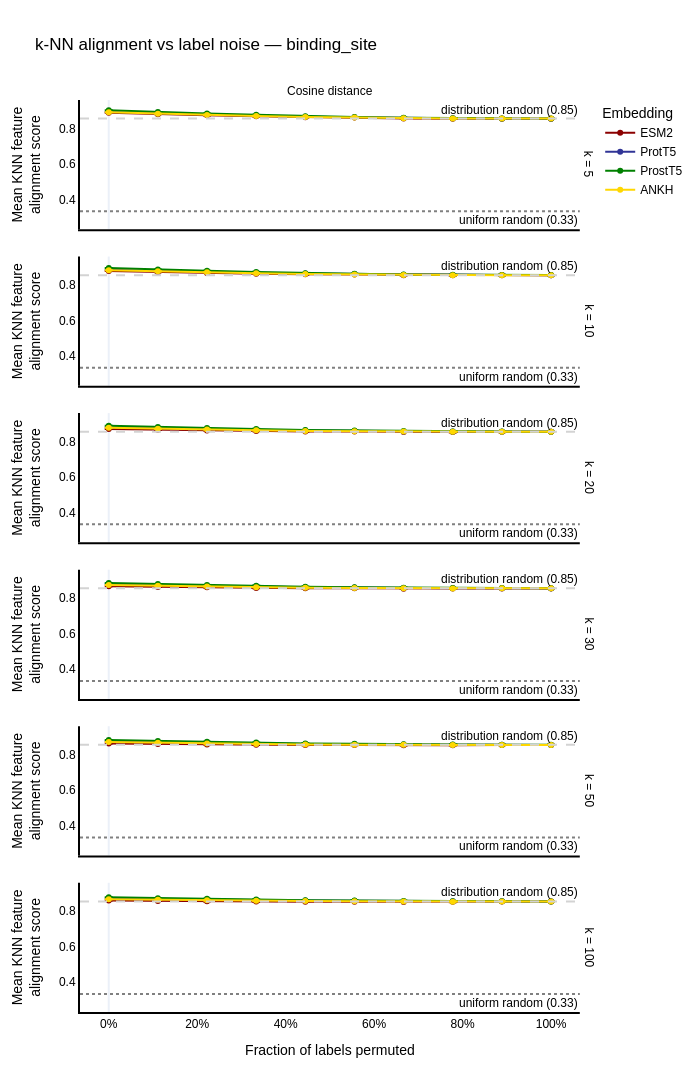

Write notebook code for a chart like this one.
### Markdown cell above
### 5b — Label noise robustness

Progressively corrupt a fraction of labels while embedding geometry stays fixed.
This reveals how geometrically tight the class structure really is.

### Code cell
%reload_ext autoreload
%autoreload 2
from emmaemb.vizualisation import (
    plot_knn_alignment_across_k,
    plot_knn_alignment_vs_class_balance,
    plot_knn_alignment_vs_feature_noise,
)
fig_noise = plot_knn_alignment_vs_feature_noise(
    emma=ema,
    feature=feature,
    emb_spaces=models,
    k_values=k_values,
    metrics=["cosine"],
    n_noise_steps=10,
    n_repeats=5,
    seed=42,
    color_discrete_map=colors,
    show_random_baselines=True,
)
fig_noise.update_layout(width=700)
fig_noise.show()

### Figure 1 — Plotly figure (JSON) as saved in the notebook; plotly's stock layout.template omitted (floating-point values rounded to 4 significant figures)
{"data": [{"error_y": {"array": [0.0, 0.0006844, 0.0008741, 0.001582, 0.001359, 0.0007305, 0.000871, 0.001874, 0.002272, 0.001257]}, "hovertemplate": "Embedding=ESM2<br>k=5<br>Metric=Cosine distance<br>Fraction of labels permuted=%{x}<br>Mean KNN feature<br>alignment score=%{y}<extra></extra>", "legendgroup": "ESM2", "line": {"color": "#8B0000", "dash": "solid"}, "marker": {"symbol": "circle"}, "mode": "lines+markers", "name": "ESM2", "orientation": "v", "showlegend": true, "type": "scatter", "x": [0.0, 0.1111, 0.2222, 0.3333, 0.4444, 0.5556, 0.6667, 0.7778, 0.8889, 1.0], "xaxis": "x6", "y": [0.8882, 0.88, 0.8738, 0.868, 0.8627, 0.8606, 0.8558, 0.8548, 0.8547, 0.8541], "yaxis": "y6"}, {"error_y": {"array": [0.0, 0.0004627, 0.0003113, 0.001185, 0.0009481, 0.0007853, 0.0005231, 0.001479, 0.0008241, 0.001019]}, "hovertemplate": "Embedding=ProtT5<br>k=5<br>Metric=Cosine distance<br>Fraction of labels permuted=%{x}<br>Mean KNN feature<br>alignment score=%{y}<extra></extra>", "legendgroup": "ProtT5", "line": {"color": "#303496", "dash": "solid"}, "marker": {"symbol": "circle"}, "mode": "lines+markers", "name": "ProtT5", "orientation": "v", "showlegend": true, "type": "scatter", "x": [0.0, 0.1111, 0.2222, 0.3333, 0.4444, 0.5556, 0.6667, 0.7778, 0.8889, 1.0], "xaxis": "x6", "y": [0.8924, 0.8842, 0.8774, 0.8712, 0.8657, 0.862, 0.8582, 0.8566, 0.8555, 0.8544], "yaxis": "y6"}, {"error_y": {"array": [0.0, 0.0005278, 0.0005822, 0.0007064, 0.0004733, 0.0001718, 0.0007874, 0.000988, 0.0004275, 0.000855]}, "hovertemplate": "Embedding=ProstT5<br>k=5<br>Metric=Cosine distance<br>Fraction of labels permuted=%{x}<br>Mean KNN feature<br>alignment score=%{y}<extra></extra>", "legendgroup": "ProstT5", "line": {"color": "#008000", "dash": "solid"}, "marker": {"symbol": "circle"}, "mode": "lines+markers", "name": "ProstT5", "orientation": "v", "showlegend": true, "type": "scatter", "x": [0.0, 0.1111, 0.2222, 0.3333, 0.4444, 0.5556, 0.6667, 0.7778, 0.8889, 1.0], "xaxis": "x6", "y": [0.9022, 0.8917, 0.8834, 0.876, 0.868, 0.8638, 0.8595, 0.8569, 0.8556, 0.8555], "yaxis": "y6"}, {"error_y": {"array": [0.0, 0.0004282, 0.0004163, 0.001063, 0.0007163, 0.001043, 0.001215, 0.001285, 0.0006405, 0.001192]}, "hovertemplate": "Embedding=ANKH<br>k=5<br>Metric=Cosine distance<br>Fraction of labels permuted=%{x}<br>Mean KNN feature<br>alignment score=%{y}<extra></extra>", "legendgroup": "ANKH", "line": {"color": "#FFD700", "dash": "solid"}, "marker": {"symbol": "circle"}, "mode": "lines+markers", "name": "ANKH", "orientation": "v", "showlegend": true, "type": "scatter", "x": [0.0, 0.1111, 0.2222, 0.3333, 0.4444, 0.5556, 0.6667, 0.7778, 0.8889, 1.0], "xaxis": "x6", "y": [0.8905, 0.8825, 0.8755, 0.8696, 0.8642, 0.8609, 0.8569, 0.8555, 0.8552, 0.8549], "yaxis": "y6"}, {"error_y": {"array": [0.0, 0.0007006, 0.001115, 0.001574, 0.001623, 0.0008137, 0.001046, 0.002331, 0.002088, 0.001166]}, "hovertemplate": "Embedding=ESM2<br>k=10<br>Metric=Cosine distance<br>Fraction of labels permuted=%{x}<br>Mean KNN feature<br>alignment score=%{y}<extra></extra>", "legendgroup": "ESM2", "line": {"color": "#8B0000", "dash": "solid"}, "marker": {"symbol": "circle"}, "mode": "lines+markers", "name": "ESM2", "orientation": "v", "showlegend": false, "type": "scatter", "x": [0.0, 0.1111, 0.2222, 0.3333, 0.4444, 0.5556, 0.6667, 0.7778, 0.8889, 1.0], "xaxis": "x5", "y": [0.8784, 0.8723, 0.8677, 0.8632, 0.8596, 0.8583, 0.8545, 0.8539, 0.8546, 0.8542], "yaxis": "y5"}, {"error_y": {"array": [0.0, 0.0003749, 0.0003591, 0.0008897, 0.000682, 0.0004709, 0.000558, 0.001278, 0.0009587, 0.0009599]}, "hovertemplate": "Embedding=ProtT5<br>k=10<br>Metric=Cosine distance<br>Fraction of labels permuted=%{x}<br>Mean KNN feature<br>alignment score=%{y}<extra></extra>", "legendgroup": "ProtT5", "line": {"color": "#303496", "dash": "solid"}, "marker": {"symbol": "circle"}, "mode": "lines+markers", "name": "ProtT5", "orientation": "v", "showlegend": false, "type": "scatter", "x": [0.0, 0.1111, 0.2222, 0.3333, 0.4444, 0.5556, 0.6667, 0.7778, 0.8889, 1.0], "xaxis": "x5", "y": [0.8858, 0.879, 0.8731, 0.8683, 0.8638, 0.861, 0.8574, 0.8562, 0.8554, 0.8543], "yaxis": "y5"}, {"error_y": {"array": [0.0, 0.0004305, 0.0004996, 0.0005745, 0.0005795, 0.0006079, 0.0004018, 0.0005867, 0.0009317, 0.000788]}, "hovertemplate": "Embedding=ProstT5<br>k=10<br>Metric=Cosine distance<br>Fraction of labels permuted=%{x}<br>Mean KNN feature<br>alignment score=%{y}<extra></extra>", "legendgroup": "ProstT5", "line": {"color": "#008000", "dash": "solid"}, "marker": {"symbol": "circle"}, "mode": "lines+markers", "name": "ProstT5", "orientation": "v", "showlegend": false, "type": "scatter", "x": [0.0, 0.1111, 0.2222, 0.3333, 0.4444, 0.5556, 0.6667, 0.7778, 0.8889, 1.0], "xaxis": "x5", "y": [0.8953, 0.8865, 0.8794, 0.8732, 0.8662, 0.8627, 0.8592, 0.8567, 0.856, 0.8555], "yaxis": "y5"}, {"error_y": {"array": [0.0, 0.0005376, 0.0003391, 0.001096, 0.0003981, 0.0009691, 0.000945, 0.001166, 0.000777, 0.001014]}, "hovertemplate": "Embedding=ANKH<br>k=10<br>Metric=Cosine distance<br>Fraction of labels permuted=%{x}<br>Mean KNN feature<br>alignment score=%{y}<extra></extra>", "legendgroup": "ANKH", "line": {"color": "#FFD700", "dash": "solid"}, "marker": {"symbol": "circle"}, "mode": "lines+markers", "name": "ANKH", "orientation": "v", "showlegend": false, "type": "scatter", "x": [0.0, 0.1111, 0.2222, 0.3333, 0.4444, 0.5556, 0.6667, 0.7778, 0.8889, 1.0], "xaxis": "x5", "y": [0.8828, 0.8763, 0.8708, 0.8657, 0.8616, 0.8591, 0.8562, 0.8547, 0.8551, 0.8546], "yaxis": "y5"}, {"error_y": {"array": [0.0, 0.0006852, 0.001243, 0.001622, 0.001718, 0.0008416, 0.0006679, 0.002512, 0.002082, 0.001108]}, "hovertemplate": "Embedding=ESM2<br>k=20<br>Metric=Cosine distance<br>Fraction of labels permuted=%{x}<br>Mean KNN feature<br>alignment score=%{y}<extra></extra>", "legendgroup": "ESM2", "line": {"color": "#8B0000", "dash": "solid"}, "marker": {"symbol": "circle"}, "mode": "lines+markers", "name": "ESM2", "orientation": "v", "showlegend": false, "type": "scatter", "x": [0.0, 0.1111, 0.2222, 0.3333, 0.4444, 0.5556, 0.6667, 0.7778, 0.8889, 1.0], "xaxis": "x4", "y": [0.87, 0.8658, 0.8624, 0.8589, 0.8567, 0.856, 0.8535, 0.8532, 0.8544, 0.8543], "yaxis": "y4"}, {"error_y": {"array": [0.0, 0.0004615, 0.0002181, 0.0007834, 0.0004216, 0.0004261, 0.000474, 0.00118, 0.0008776, 0.0006027]}, "hovertemplate": "Embedding=ProtT5<br>k=20<br>Metric=Cosine distance<br>Fraction of labels permuted=%{x}<br>Mean KNN feature<br>alignment score=%{y}<extra></extra>", "legendgroup": "ProtT5", "line": {"color": "#303496", "dash": "solid"}, "marker": {"symbol": "circle"}, "mode": "lines+markers", "name": "ProtT5", "orientation": "v", "showlegend": false, "type": "scatter", "x": [0.0, 0.1111, 0.2222, 0.3333, 0.4444, 0.5556, 0.6667, 0.7778, 0.8889, 1.0], "xaxis": "x4", "y": [0.88, 0.8744, 0.8697, 0.8657, 0.8618, 0.8597, 0.8568, 0.8555, 0.8553, 0.8545], "yaxis": "y4"}, {"error_y": {"array": [0.0, 0.0003344, 0.0004071, 0.0007096, 0.0005736, 0.0005457, 0.0006739, 0.0006424, 0.001049, 0.0006008]}, "hovertemplate": "Embedding=ProstT5<br>k=20<br>Metric=Cosine distance<br>Fraction of labels permuted=%{x}<br>Mean KNN feature<br>alignment score=%{y}<extra></extra>", "legendgroup": "ProstT5", "line": {"color": "#008000", "dash": "solid"}, "marker": {"symbol": "circle"}, "mode": "lines+markers", "name": "ProstT5", "orientation": "v", "showlegend": false, "type": "scatter", "x": [0.0, 0.1111, 0.2222, 0.3333, 0.4444, 0.5556, 0.6667, 0.7778, 0.8889, 1.0], "xaxis": "x4", "y": [0.8883, 0.881, 0.8754, 0.8705, 0.8645, 0.8619, 0.8585, 0.8565, 0.8559, 0.8552], "yaxis": "y4"}, {"error_y": {"array": [0.0, 0.0004699, 0.0002732, 0.0007533, 0.0003419, 0.0009475, 0.0007005, 0.001179, 0.0007239, 0.001068]}, "hovertemplate": "Embedding=ANKH<br>k=20<br>Metric=Cosine distance<br>Fraction of labels permuted=%{x}<br>Mean KNN feature<br>alignment score=%{y}<extra></extra>", "legendgroup": "ANKH", "line": {"color": "#FFD700", "dash": "solid"}, "marker": {"symbol": "circle"}, "mode": "lines+markers", "name": "ANKH", "orientation": "v", "showlegend": false, "type": "scatter", "x": [0.0, 0.1111, 0.2222, 0.3333, 0.4444, 0.5556, 0.6667, 0.7778, 0.8889, 1.0], "xaxis": "x4", "y": [0.8771, 0.8716, 0.8671, 0.863, 0.8596, 0.8578, 0.8557, 0.8542, 0.855, 0.8546], "yaxis": "y4"}, {"error_y": {"array": [0.0, 0.0006081, 0.001183, 0.001526, 0.001827, 0.0009275, 0.0006658, 0.002383, 0.00191, 0.0009471]}, "hovertemplate": "Embedding=ESM2<br>k=30<br>Metric=Cosine distance<br>Fraction of labels permuted=%{x}<br>Mean KNN feature<br>alignment score=%{y}<extra></extra>", "legendgroup": "ESM2", "line": {"color": "#8B0000", "dash": "solid"}, "marker": {"symbol": "circle"}, "mode": "lines+markers", "name": "ESM2", "orientation": "v", "showlegend": false, "type": "scatter", "x": [0.0, 0.1111, 0.2222, 0.3333, 0.4444, 0.5556, 0.6667, 0.7778, 0.8889, 1.0], "xaxis": "x3", "y": [0.8664, 0.8628, 0.8601, 0.857, 0.8555, 0.8549, 0.8529, 0.853, 0.8541, 0.8541], "yaxis": "y3"}, {"error_y": {"array": [0.0, 0.0004641, 0.0002176, 0.0007797, 0.0003534, 0.0002955, 0.0006167, 0.0009317, 0.0007485, 0.0005603]}, "hovertemplate": "Embedding=ProtT5<br>k=30<br>Metric=Cosine distance<br>Fraction of labels permuted=%{x}<br>Mean KNN feature<br>alignment score=%{y}<extra></extra>", "legendgroup": "ProtT5", "line": {"color": "#303496", "dash": "solid"}, "marker": {"symbol": "circle"}, "mode": "lines+markers", "name": "ProtT5", "orientation": "v", "showlegend": false, "type": "scatter", "x": [0.0, 0.1111, 0.2222, 0.3333, 0.4444, 0.5556, 0.6667, 0.7778, 0.8889, 1.0], "xaxis": "x3", "y": [0.8772, 0.8721, 0.868, 0.8645, 0.861, 0.8592, 0.8564, 0.8554, 0.8552, 0.8544], "yaxis": "y3"}, {"error_y": {"array": [0.0, 0.0003642, 0.0004028, 0.0007711, 0.0005776, 0.00068, 0.0006755, 0.0005513, 0.0009785, 0.0005254]}, "hovertemplate": "Embedding=ProstT5<br>k=30<br>Metric=Cosine distance<br>Fraction of labels permuted=%{x}<br>Mean KNN feature<br>alignment score=%{y}<extra></extra>", "legendgroup": "ProstT5", "line": {"color": "#008000", "dash": "solid"}, "marker": {"symbol": "circle"}, "mode": "lines+markers", "name": "ProstT5", "orientation": "v", "showlegend": false, "type": "scatter", "x": [0.0, 0.1111, 0.2222, 0.3333, 0.4444, 0.5556, 0.6667, 0.7778, 0.8889, 1.0], "xaxis": "x3", "y": [0.8852, 0.8787, 0.8737, 0.8692, 0.8637, 0.8613, 0.8583, 0.8566, 0.8558, 0.8552], "yaxis": "y3"}, {"error_y": {"array": [0.0, 0.0003746, 0.0002937, 0.0007287, 0.0005016, 0.0009361, 0.000639, 0.001252, 0.0006055, 0.0009949]}, "hovertemplate": "Embedding=ANKH<br>k=30<br>Metric=Cosine distance<br>Fraction of labels permuted=%{x}<br>Mean KNN feature<br>alignment score=%{y}<extra></extra>", "legendgroup": "ANKH", "line": {"color": "#FFD700", "dash": "solid"}, "marker": {"symbol": "circle"}, "mode": "lines+markers", "name": "ANKH", "orientation": "v", "showlegend": false, "type": "scatter", "x": [0.0, 0.1111, 0.2222, 0.3333, 0.4444, 0.5556, 0.6667, 0.7778, 0.8889, 1.0], "xaxis": "x3", "y": [0.8738, 0.8689, 0.8649, 0.8614, 0.8585, 0.857, 0.8553, 0.8539, 0.855, 0.8545], "yaxis": "y3"}, {"error_y": {"array": [0.0, 0.0004933, 0.001074, 0.001325, 0.00176, 0.0008344, 0.0008399, 0.002253, 0.00186, 0.0008061]}, "hovertemplate": "Embedding=ESM2<br>k=50<br>Metric=Cosine distance<br>Fraction of labels permuted=%{x}<br>Mean KNN feature<br>alignment score=%{y}<extra></extra>", "legendgroup": "ESM2", "line": {"color": "#8B0000", "dash": "solid"}, "marker": {"symbol": "circle"}, "mode": "lines+markers", "name": "ESM2", "orientation": "v", "showlegend": false, "type": "scatter", "x": [0.0, 0.1111, 0.2222, 0.3333, 0.4444, 0.5556, 0.6667, 0.7778, 0.8889, 1.0], "xaxis": "x2", "y": [0.8624, 0.8595, 0.8575, 0.8549, 0.8541, 0.8536, 0.8522, 0.8528, 0.8542, 0.8542], "yaxis": "y2"}, {"error_y": {"array": [0.0, 0.0004057, 0.0002337, 0.0007623, 0.0003106, 0.0002137, 0.0007488, 0.0008131, 0.0005383, 0.0004231]}, "hovertemplate": "Embedding=ProtT5<br>k=50<br>Metric=Cosine distance<br>Fraction of labels permuted=%{x}<br>Mean KNN feature<br>alignment score=%{y}<extra></extra>", "legendgroup": "ProtT5", "line": {"color": "#303496", "dash": "solid"}, "marker": {"symbol": "circle"}, "mode": "lines+markers", "name": "ProtT5", "orientation": "v", "showlegend": false, "type": "scatter", "x": [0.0, 0.1111, 0.2222, 0.3333, 0.4444, 0.5556, 0.6667, 0.7778, 0.8889, 1.0], "xaxis": "x2", "y": [0.8746, 0.8702, 0.8666, 0.8635, 0.8603, 0.8589, 0.8564, 0.8554, 0.8553, 0.8545], "yaxis": "y2"}, {"error_y": {"array": [0.0, 0.0004991, 0.0004207, 0.0007703, 0.0005304, 0.0006067, 0.0007241, 0.0005383, 0.0009988, 0.0005592]}, "hovertemplate": "Embedding=ProstT5<br>k=50<br>Metric=Cosine distance<br>Fraction of labels permuted=%{x}<br>Mean KNN feature<br>alignment score=%{y}<extra></extra>", "legendgroup": "ProstT5", "line": {"color": "#008000", "dash": "solid"}, "marker": {"symbol": "circle"}, "mode": "lines+markers", "name": "ProstT5", "orientation": "v", "showlegend": false, "type": "scatter", "x": [0.0, 0.1111, 0.2222, 0.3333, 0.4444, 0.5556, 0.6667, 0.7778, 0.8889, 1.0], "xaxis": "x2", "y": [0.8818, 0.876, 0.8718, 0.8678, 0.8629, 0.8609, 0.858, 0.8565, 0.8559, 0.8552], "yaxis": "y2"}, {"error_y": {"array": [0.0, 0.0003618, 0.0002307, 0.0006745, 0.0005695, 0.0007458, 0.0006025, 0.001088, 0.0005714, 0.000952]}, "hovertemplate": "Embedding=ANKH<br>k=50<br>Metric=Cosine distance<br>Fraction of labels permuted=%{x}<br>Mean KNN feature<br>alignment score=%{y}<extra></extra>", "legendgroup": "ANKH", "line": {"color": "#FFD700", "dash": "solid"}, "marker": {"symbol": "circle"}, "mode": "lines+markers", "name": "ANKH", "orientation": "v", "showlegend": false, "type": "scatter", "x": [0.0, 0.1111, 0.2222, 0.3333, 0.4444, 0.5556, 0.6667, 0.7778, 0.8889, 1.0], "xaxis": "x2", "y": [0.8704, 0.8662, 0.8627, 0.8597, 0.8574, 0.8561, 0.8548, 0.8536, 0.8547, 0.8545], "yaxis": "y2"}, {"error_y": {"array": [0.0, 0.000502, 0.00109, 0.001216, 0.001459, 0.0008962, 0.0009153, 0.002016, 0.0019, 0.0005628]}, "hovertemplate": "Embedding=ESM2<br>k=100<br>Metric=Cosine distance<br>Fraction of labels permuted=%{x}<br>Mean KNN feature<br>alignment score=%{y}<extra></extra>", "legendgroup": "ESM2", "line": {"color": "#8B0000", "dash": "solid"}, "marker": {"symbol": "circle"}, "mode": "lines+markers", "name": "ESM2", "orientation": "v", "showlegend": false, "type": "scatter", "x": [0.0, 0.1111, 0.2222, 0.3333, 0.4444, 0.5556, 0.6667, 0.7778, 0.8889, 1.0], "xaxis": "x", "y": [0.8597, 0.8574, 0.8559, 0.8538, 0.8537, 0.853, 0.8522, 0.8529, 0.8543, 0.8544], "yaxis": "y"}, {"error_y": {"array": [0.0, 0.0003422, 0.000223, 0.0007408, 0.0003378, 0.0002429, 0.0006412, 0.0007083, 0.0004241, 0.0003445]}, "hovertemplate": "Embedding=ProtT5<br>k=100<br>Metric=Cosine distance<br>Fraction of labels permuted=%{x}<br>Mean KNN feature<br>alignment score=%{y}<extra></extra>", "legendgroup": "ProtT5", "line": {"color": "#303496", "dash": "solid"}, "marker": {"symbol": "circle"}, "mode": "lines+markers", "name": "ProtT5", "orientation": "v", "showlegend": false, "type": "scatter", "x": [0.0, 0.1111, 0.2222, 0.3333, 0.4444, 0.5556, 0.6667, 0.7778, 0.8889, 1.0], "xaxis": "x", "y": [0.8717, 0.8679, 0.8649, 0.8623, 0.8596, 0.8584, 0.8562, 0.8553, 0.8554, 0.8546], "yaxis": "y"}, {"error_y": {"array": [0.0, 0.0004722, 0.000424, 0.0007042, 0.0003787, 0.0006859, 0.0006503, 0.0006081, 0.0008329, 0.0006082]}, "hovertemplate": "Embedding=ProstT5<br>k=100<br>Metric=Cosine distance<br>Fraction of labels permuted=%{x}<br>Mean KNN feature<br>alignment score=%{y}<extra></extra>", "legendgroup": "ProstT5", "line": {"color": "#008000", "dash": "solid"}, "marker": {"symbol": "circle"}, "mode": "lines+markers", "name": "ProstT5", "orientation": "v", "showlegend": false, "type": "scatter", "x": [0.0, 0.1111, 0.2222, 0.3333, 0.4444, 0.5556, 0.6667, 0.7778, 0.8889, 1.0], "xaxis": "x", "y": [0.8781, 0.8731, 0.8696, 0.8662, 0.8621, 0.8602, 0.8578, 0.8563, 0.8559, 0.8551], "yaxis": "y"}, {"error_y": {"array": [0.0, 0.0003599, 0.0002332, 0.0004952, 0.000585, 0.0006516, 0.0005506, 0.0009953, 0.0006573, 0.0008673]}, "hovertemplate": "Embedding=ANKH<br>k=100<br>Metric=Cosine distance<br>Fraction of labels permuted=%{x}<br>Mean KNN feature<br>alignment score=%{y}<extra></extra>", "legendgroup": "ANKH", "line": {"color": "#FFD700", "dash": "solid"}, "marker": {"symbol": "circle"}, "mode": "lines+markers", "name": "ANKH", "orientation": "v", "showlegend": false, "type": "scatter", "x": [0.0, 0.1111, 0.2222, 0.3333, 0.4444, 0.5556, 0.6667, 0.7778, 0.8889, 1.0], "xaxis": "x", "y": [0.8672, 0.8637, 0.8608, 0.8583, 0.8565, 0.8554, 0.8545, 0.8534, 0.8547, 0.8545], "yaxis": "y"}], "layout": {"annotations": [{"showarrow": false, "text": "Cosine distance", "x": 0.49, "xanchor": "center", "xref": "paper", "y": 1, "yanchor": "bottom", "yref": "paper"}, {"showarrow": false, "text": "k = 100", "textangle": 90, "x": 0.98, "xanchor": "left", "xref": "paper", "y": 0.07083, "yanchor": "middle", "yref": "paper"}, {"showarrow": false, "text": "k = 50", "textangle": 90, "x": 0.98, "xanchor": "left", "xref": "paper", "y": 0.2425, "yanchor": "middle", "yref": "paper"}, {"showarrow": false, "text": "k = 30", "textangle": 90, "x": 0.98, "xanchor": "left", "xref": "paper", "y": 0.4142, "yanchor": "middle", "yref": "paper"}, {"showarrow": false, "text": "k = 20", "textangle": 90, "x": 0.98, "xanchor": "left", "xref": "paper", "y": 0.5858, "yanchor": "middle", "yref": "paper"}, {"showarrow": false, "text": "k = 10", "textangle": 90, "x": 0.98, "xanchor": "left", "xref": "paper", "y": 0.7575, "yanchor": "middle", "yref": "paper"}, {"showarrow": false, "text": "k = 5", "textangle": 90, "x": 0.98, "xanchor": "left", "xref": "paper", "y": 0.9292, "yanchor": "middle", "yref": "paper"}, {"showarrow": false, "text": "uniform random (0.33)", "x": 1, "xanchor": "right", "xref": "x domain", "y": 0.3333, "yanchor": "top", "yref": "y"}, {"showarrow": false, "text": "uniform random (0.33)", "x": 1, "xanchor": "right", "xref": "x2 domain", "y": 0.3333, "yanchor": "top", "yref": "y2"}, {"showarrow": false, "text": "uniform random (0.33)", "x": 1, "xanchor": "right", "xref": "x3 domain", "y": 0.3333, "yanchor": "top", "yref": "y3"}, {"showarrow": false, "text": "uniform random (0.33)", "x": 1, "xanchor": "right", "xref": "x4 domain", "y": 0.3333, "yanchor": "top", "yref": "y4"}, {"showarrow": false, "text": "uniform random (0.33)", "x": 1, "xanchor": "right", "xref": "x5 domain", "y": 0.3333, "yanchor": "top", "yref": "y5"}, {"showarrow": false, "text": "uniform random (0.33)", "x": 1, "xanchor": "right", "xref": "x6 domain", "y": 0.3333, "yanchor": "top", "yref": "y6"}, {"showarrow": false, "text": "distribution random (0.85)", "x": 1, "xanchor": "right", "xref": "x domain", "y": 0.8549, "yanchor": "bottom", "yref": "y"}, {"showarrow": false, "text": "distribution random (0.85)", "x": 1, "xanchor": "right", "xref": "x2 domain", "y": 0.8549, "yanchor": "bottom", "yref": "y2"}, {"showarrow": false, "text": "distribution random (0.85)", "x": 1, "xanchor": "right", "xref": "x3 domain", "y": 0.8549, "yanchor": "bottom", "yref": "y3"}, {"showarrow": false, "text": "distribution random (0.85)", "x": 1, "xanchor": "right", "xref": "x4 domain", "y": 0.8549, "yanchor": "bottom", "yref": "y4"}, {"showarrow": false, "text": "distribution random (0.85)", "x": 1, "xanchor": "right", "xref": "x5 domain", "y": 0.8549, "yanchor": "bottom", "yref": "y5"}, {"showarrow": false, "text": "distribution random (0.85)", "x": 1, "xanchor": "right", "xref": "x6 domain", "y": 0.8549, "yanchor": "bottom", "yref": "y6"}], "font": {"color": "black", "family": "Arial", "size": 12}, "height": 1400, "legend": {"title": {"text": "Embedding"}, "tracegroupgap": 0}, "shapes": [{"line": {"color": "grey", "dash": "dot"}, "type": "line", "x0": 0, "x1": 1, "xref": "x domain", "y0": 0.3333, "y1": 0.3333, "yref": "y"}, {"line": {"color": "grey", "dash": "dot"}, "type": "line", "x0": 0, "x1": 1, "xref": "x2 domain", "y0": 0.3333, "y1": 0.3333, "yref": "y2"}, {"line": {"color": "grey", "dash": "dot"}, "type": "line", "x0": 0, "x1": 1, "xref": "x3 domain", "y0": 0.3333, "y1": 0.3333, "yref": "y3"}, {"line": {"color": "grey", "dash": "dot"}, "type": "line", "x0": 0, "x1": 1, "xref": "x4 domain", "y0": 0.3333, "y1": 0.3333, "yref": "y4"}, {"line": {"color": "grey", "dash": "dot"}, "type": "line", "x0": 0, "x1": 1, "xref": "x5 domain", "y0": 0.3333, "y1": 0.3333, "yref": "y5"}, {"line": {"color": "grey", "dash": "dot"}, "type": "line", "x0": 0, "x1": 1, "xref": "x6 domain", "y0": 0.3333, "y1": 0.3333, "yref": "y6"}, {"line": {"color": "lightgrey", "dash": "dash"}, "type": "line", "x0": 0, "x1": 1, "xref": "x domain", "y0": 0.8549, "y1": 0.8549, "yref": "y"}, {"line": {"color": "lightgrey", "dash": "dash"}, "type": "line", "x0": 0, "x1": 1, "xref": "x2 domain", "y0": 0.8549, "y1": 0.8549, "yref": "y2"}, {"line": {"color": "lightgrey", "dash": "dash"}, "type": "line", "x0": 0, "x1": 1, "xref": "x3 domain", "y0": 0.8549, "y1": 0.8549, "yref": "y3"}, {"line": {"color": "lightgrey", "dash": "dash"}, "type": "line", "x0": 0, "x1": 1, "xref": "x4 domain", "y0": 0.8549, "y1": 0.8549, "yref": "y4"}, {"line": {"color": "lightgrey", "dash": "dash"}, "type": "line", "x0": 0, "x1": 1, "xref": "x5 domain", "y0": 0.8549, "y1": 0.8549, "yref": "y5"}, {"line": {"color": "lightgrey", "dash": "dash"}, "type": "line", "x0": 0, "x1": 1, "xref": "x6 domain", "y0": 0.8549, "y1": 0.8549, "yref": "y6"}], "title": {"text": "k-NN alignment vs label noise — binding_site"}, "width": 700, "xaxis": {"anchor": "y", "domain": [0, 0.98], "linecolor": "black", "linewidth": 2, "showgrid": false, "showline": true, "tickformat": ".0%", "title": {"text": "Fraction of labels permuted"}}, "xaxis2": {"anchor": "y2", "domain": [0, 0.98], "linecolor": "black", "linewidth": 2, "matches": "x", "showgrid": false, "showline": true, "showticklabels": false, "tickformat": ".0%"}, "xaxis3": {"anchor": "y3", "domain": [0, 0.98], "linecolor": "black", "linewidth": 2, "matches": "x", "showgrid": false, "showline": true, "showticklabels": false, "tickformat": ".0%"}, "xaxis4": {"anchor": "y4", "domain": [0, 0.98], "linecolor": "black", "linewidth": 2, "matches": "x", "showgrid": false, "showline": true, "showticklabels": false, "tickformat": ".0%"}, "xaxis5": {"anchor": "y5", "domain": [0, 0.98], "linecolor": "black", "linewidth": 2, "matches": "x", "showgrid": false, "showline": true, "showticklabels": false, "tickformat": ".0%"}, "xaxis6": {"anchor": "y6", "domain": [0, 0.98], "linecolor": "black", "linewidth": 2, "matches": "x", "showgrid": false, "showline": true, "showticklabels": false, "tickformat": ".0%"}, "yaxis": {"anchor": "x", "domain": [0, 0.1417], "linecolor": "black", "linewidth": 2, "showgrid": false, "showline": true, "title": {"text": "Mean KNN feature<br>alignment score"}}, "yaxis2": {"anchor": "x2", "domain": [0.1717, 0.3133], "linecolor": "black", "linewidth": 2, "matches": "y", "showgrid": false, "showline": true, "title": {"text": "Mean KNN feature<br>alignment score"}}, "yaxis3": {"anchor": "x3", "domain": [0.3433, 0.485], "linecolor": "black", "linewidth": 2, "matches": "y", "showgrid": false, "showline": true, "title": {"text": "Mean KNN feature<br>alignment score"}}, "yaxis4": {"anchor": "x4", "domain": [0.515, 0.6567], "linecolor": "black", "linewidth": 2, "matches": "y", "showgrid": false, "showline": true, "title": {"text": "Mean KNN feature<br>alignment score"}}, "yaxis5": {"anchor": "x5", "domain": [0.6867, 0.8283], "linecolor": "black", "linewidth": 2, "matches": "y", "showgrid": false, "showline": true, "title": {"text": "Mean KNN feature<br>alignment score"}}, "yaxis6": {"anchor": "x6", "domain": [0.8583, 1], "linecolor": "black", "linewidth": 2, "matches": "y", "showgrid": false, "showline": true, "title": {"text": "Mean KNN feature<br>alignment score"}}}}
